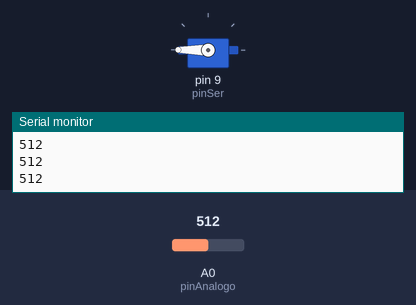
Simulated run of this sketch. Board: Arduino Uno, built with avr-gcc and run on an emulated ATmega328P. Parts: servo, the last lines printed to the serial monitor. The inputs (shaded band) are chosen by the test bench; at power-on: A0 (pinAnalogo) = 512.

Above: at 1.3 s.
1.4 s: A0 (pinAnalogo) set to 0
At 1.9 s:
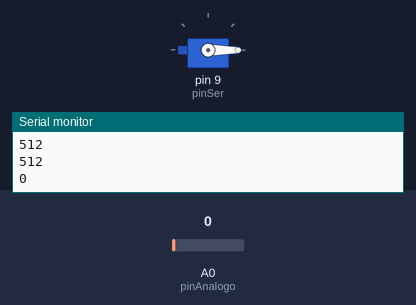
3.0 s: A0 (pinAnalogo) set to 122
At 4.3 s:
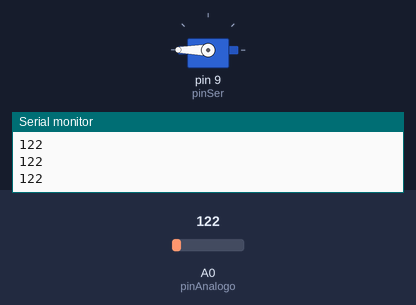
Timing chart, 0 to 6.0 s (numbered marks = the images above; inputs shaded):
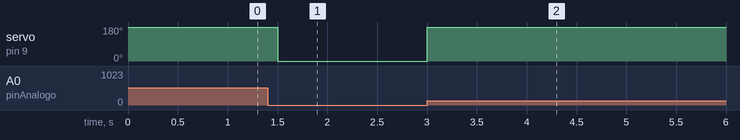

The sketch:

ServoFotorecisntencua.ino
```cpp
// mover un servo motor con una fotoresistencia
#include <Servo.h>
Servo mi_servo;
int pinSer = 9;
int pinAnalogo = A0;
int recibe ;
int angulo;
void setup() {
  // put your setup code here, to run once:
  Serial.begin(9600); // iniciamos monitor serial
  pinMode(pinAnalogo,INPUT); // activmaos el pin analogo
  mi_servo.attach(pinSer);// activamos el pin servo
}

void loop() {
  // put your main code here, to run repeatedly:
  recibe = analogRead(pinAnalogo); // revibe el dato del pin analogo
  Serial.println(recibe);
  angulo = (180/8)*(recibe-13);
  mi_servo.write(angulo);
  delay(500);

}
```

Measured:
- after the input at 1.4 s, servo on pin 9 (pinSer): 180° → 0° after 0.10 s
- after the input at 3.0 s, servo on pin 9 (pinSer): 0° → 180° at once
